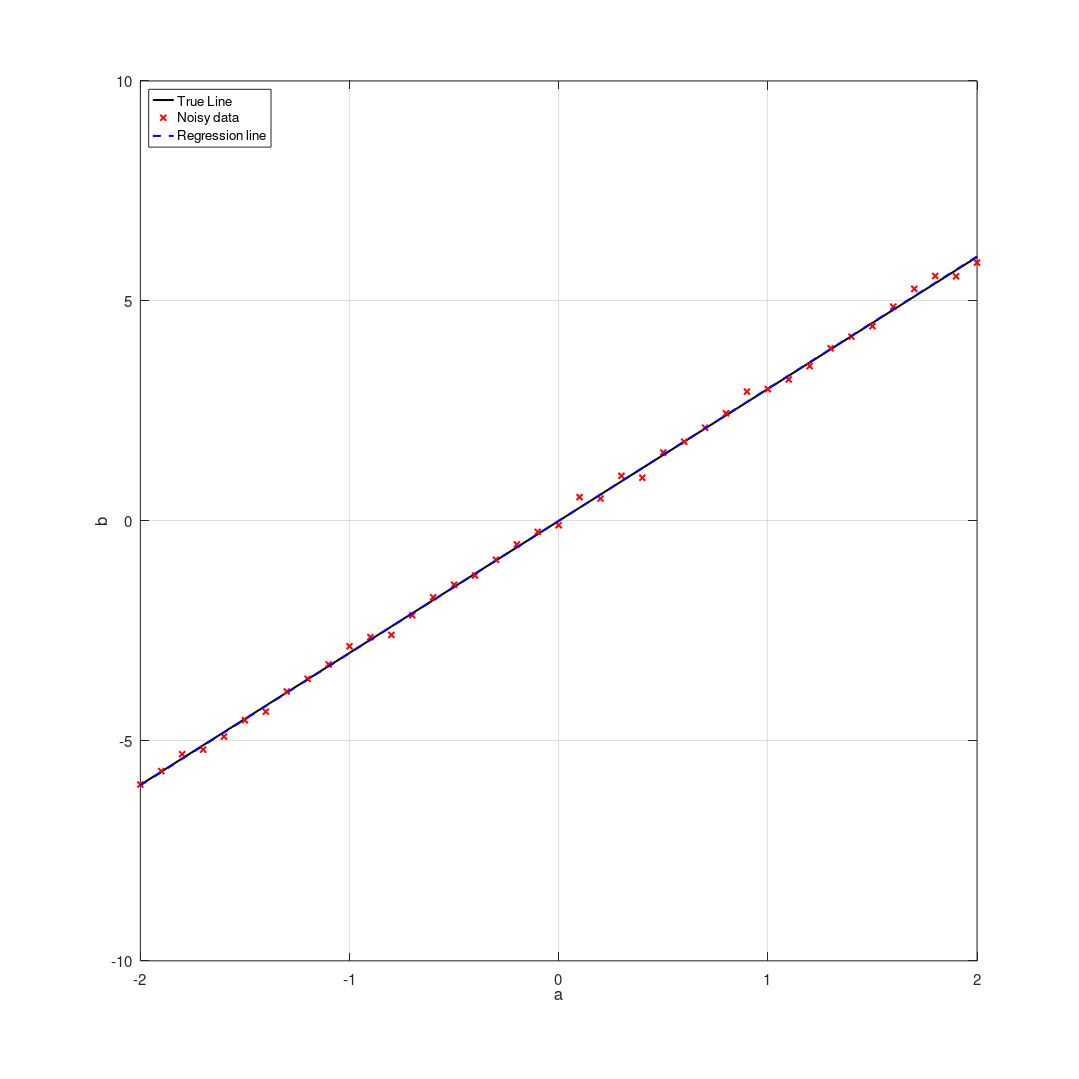

Write MATLAB code to recreate this figure.
clear all, close all, clc;

x = 3;
a = [-2:.1:2]';
b = a*x + .1*randn(size(a));
plot(a,x*a,'k','LineWidth',2)
hold on
plot(a,b,'rx','LineWidth',2)

[U,S,V] = svd(a,'econ');
xtilde = V*inv(S)*U'*b;

plot(a,xtilde*a, 'b--','LineWidth',2)
l1= legend('True Line','Noisy data','Regression line');
set(l1,'Location', 'NorthWest')
set(l1,'FontSize',18)
grid on
set(gcf,'Position', [1400 100 1500 1500])
set(gcf,'PaperPositionMode','auto')
set(gca,'FontSize',15)
xlabel('a')
ylabel('b')

xtilde1 = V*inv(S)*U'*b
xtilde2 = pinv(a)*b
xtilde3 = regress(b,a)



